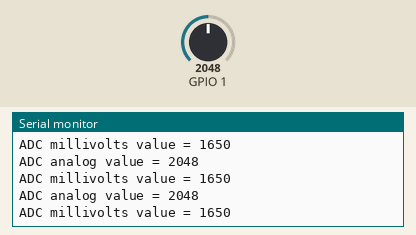
This sketch was run on a simulated ESP32. Shown: the last lines printed to the serial monitor. The inputs (shaded band) are chosen by the test bench; at power-on: GPIO 1 = 2048 (analog values on the 0–4095 scale).

Above: at 1.2 s.
1.3 s: GPIO 1 set to 2866
At 1.31 s:
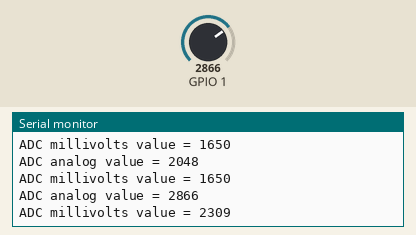
2.8 s: GPIO 1 set to 3603
At 2.82 s:
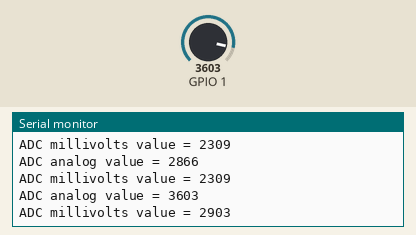
Timing chart, 0 to 5.8 s (numbered marks = the images above; inputs shaded):
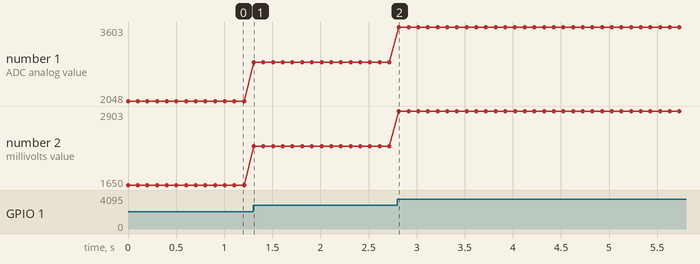

The sketch:

3_ADC.ino
```cpp
void setup() {
  // put your setup code here, to run once:
   Serial.begin(115200); // 初始化串口
   analogReadResolution(12);// 初始化ADC 与位数 ，最大16位
}

void loop() {
  // put your main code here, to run repeatedly:
  //读取ADC
  int analogValue = analogRead(1);
  int analogVolts = analogReadMilliVolts(1);

  //打印ADC值
  Serial.printf("ADC analog value = %d\n", analogValue);
  Serial.printf("ADC millivolts value = %d\n", analogVolts);
  delay(100);
}
```

Measured:
- after the input at 1.3 s, the serial monitor: prints a new line at once (image 1)
- after the input at 2.8 s, the serial monitor: prints a new line at once (image 2)
- plotted number 1: 2048 → 2866 after the input at 1.3 s, 2866 → 3603 after the input at 2.8 s
- plotted number 2: 1650 → 2309 after the input at 1.3 s, 2309 → 2903 after the input at 2.8 s
